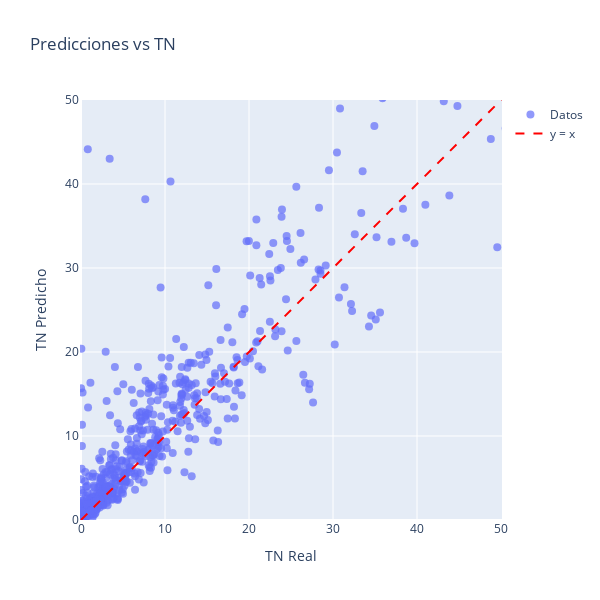

Notebook source saved alongside this figure:
### Code cell
import plotly.graph_objects as go

# Crear el gráfico de dispersión
fig = go.Figure()

# Añadir los puntos de dispersión con el product_id en el hover
fig.add_trace(go.Scatter(
    x=df_final["tn"],
    y=df_final["tn_t2_pred"],
    mode='markers',
    name='Datos',
    customdata=df_final["product_id"],  # Pasamos el product_id como dato adicional
    hovertemplate=(
        "<b>TN Real</b>: %{x}<br>"
        "<b>TN Predicho</b>: %{y}<br>"
        "<b>Product ID</b>: %{customdata}<br>"
        "<extra></extra>"  # Elimina información adicional automática
    ),
    marker=dict(size=8, opacity=0.7)  # Opcional: ajustar tamaño y transparencia
))

# Añadir la línea de referencia y=x
fig.add_trace(go.Scatter(
    x=[0, 1400],
    y=[0, 1400],
    mode='lines',
    name='y = x',
    line=dict(color='red', dash='dash')
))

# Configurar el diseño del gráfico para que sea cuadrado
fig.update_layout(
    title='Predicciones vs TN',
    xaxis_title='TN Real',
    yaxis_title='TN Predicho',
    showlegend=True,
    # Forzar misma escala en ejes X e Y
    xaxis=dict(scaleanchor="y", scaleratio=1),
    yaxis=dict(scaleanchor="x", scaleratio=1),
    # Tamaño cuadrado (opcional)
    width=600,
    height=600,
    # Rango fijo para ambos ejes (opcional)
    xaxis_range=[0, 50],
    yaxis_range=[0, 50]
)

# Mostrar el gráfico
fig.show()

### Figure 1 — Plotly figure (JSON) as saved in the notebook; plotly's stock layout.template omitted (floating-point values rounded to 4 significant figures; data arrays with more than 128 entries replaced by an {"elided": "..."} marker saying what was removed)
{"data": [{"customdata": {"elided": "880 int values"}, "hovertemplate": "<b>TN Real</b>: %{x}<br><b>TN Predicho</b>: %{y}<br><b>Product ID</b>: %{customdata}<br><extra></extra>", "marker": {"opacity": 0.7, "size": 8}, "mode": "markers", "name": "Datos", "type": "scatter", "x": {"elided": "880 float values"}, "y": {"elided": "880 float values"}}, {"line": {"color": "red", "dash": "dash"}, "mode": "lines", "name": "y = x", "type": "scatter", "x": [0, 1400], "y": [0, 1400]}], "layout": {"height": 600, "showlegend": true, "title": {"text": "Predicciones vs TN"}, "width": 600, "xaxis": {"range": [0, 50], "scaleanchor": "y", "scaleratio": 1, "title": {"text": "TN Real"}}, "yaxis": {"range": [0, 50], "scaleanchor": "x", "scaleratio": 1, "title": {"text": "TN Predicho"}}}}
